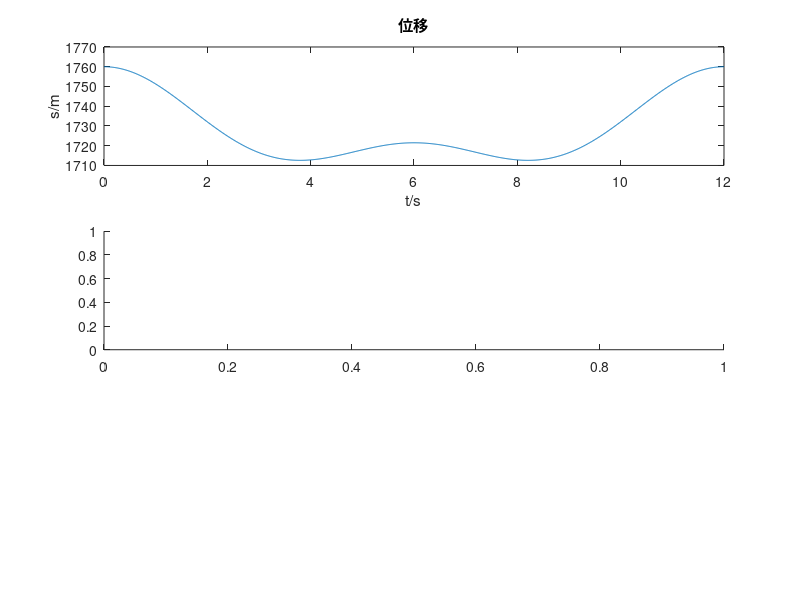

Reproduce this figure in MATLAB. (Note: this script raises an error after producing the figure.)
% 机构参数初始化
params.L = [237, 1150,1020, 800, 1000]; % [L1, L2, L3, L4, L6]
params.origin = [0; 0];        % [x0; y0]
w1 = -pi/6;                    % 曲柄角速度
t = 0:0.01:12;                 % 时间序列

% 向量化计算核心（修正所有希腊字母变量名）
theta1 = w1*t + 3*pi/2;        % 曲柄角向量

% 复数向量表示各关键点（修正参数命名）
P1 = params.L(1)*exp(1i*theta1); 
D = params.L(4)*exp(1i*asin((imag(P1)+params.origin(2))/params.L(4))); 

% 闭合矢量方程求解（统一使用theta命名）
P2 = real(P1) + 1i*(imag(P1) + params.origin(2)) - D;
theta2 = angle(P2 - params.origin(1)); 
theta3 = angle(D) + 53*pi/45; 

% 滑块位置计算（修正lambda函数参数名）
slider_pos = @(theta6) params.L(5)*exp(1i*theta6);
eq = @(theta6) params.L(1)*cos(theta1) + params.L(3)*cos(theta3) - real(slider_pos(theta6));
theta6 = acos(eq(0)/params.L(5));  % 统一使用theta6

% 运动计算结果
s = params.L(1)+params.L(3)+params.L(5) + imag(P1) + ...
    params.L(3)*sin(theta3) - params.L(5)*sin(theta6);

% 可视化
figure;
subplot(3,1,1), plot(t,s), title('位移'), xlabel('t/s'), ylabel('s/m')
subplot(3,1,2), plot(t,v), title('速度'), xlabel('t/s'), ylabel('v/(m/s)')
subplot(3,1,3), plot(t,a), title('加速度'), xlabel('t/s'), ylabel('a/(m/s²)')